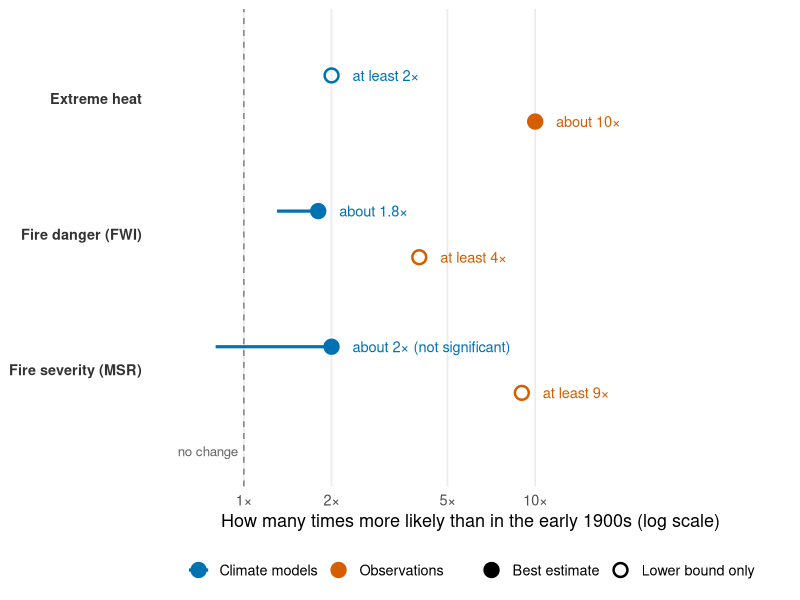

Reproduce this figure in R.
## ---- chunk 1
#| label: fig-pr
#| fig-cap: "Observations point to a larger rise in risk than climate models do, for each of three fire-related measures"
#| fig-alt: "Dot plot on a logarithmic axis showing how many times more likely an event as extreme as 2019/20 is, compared with the early 1900s. Extreme heat: models at least 2 times, observations about 10 times. Fire danger (FWI): models about 1.8 times, observations at least 4 times. Fire severity (MSR): models about 2 times with a range that includes no change, observations at least 9 times."
#| fig-width: 8
#| fig-height: 4.6

library(ggplot2)
library(dplyr)

# Values are the headline results reported in van Oldenborgh et al. (2021),
# Sections 3 and 5.5-5.7. They are summary figures from the paper,
# not raw data. 'lower' is the lower end of the 95% range where one is reported.
pr <- tibble::tribble(
  ~driver,               ~source,          ~estimate, ~lower, ~kind,              ~label,
  "Extreme heat",        "Climate models",       2,    NA,    "Lower bound only", "at least 2×",
  "Extreme heat",        "Observations",        10,    NA,    "Best estimate",    "about 10×",
  "Fire danger (FWI)",   "Climate models",     1.8,   1.3,    "Best estimate",    "about 1.8×",
  "Fire danger (FWI)",   "Observations",         4,    NA,    "Lower bound only", "at least 4×",
  "Fire severity (MSR)", "Climate models",       2,   0.8,    "Best estimate",    "about 2× (not significant)",
  "Fire severity (MSR)", "Observations",         9,    NA,    "Lower bound only", "at least 9×"
) |>
  mutate(
    driver = factor(driver, levels = c("Extreme heat", "Fire danger (FWI)", "Fire severity (MSR)")),
    y = (4 - as.numeric(driver)) + if_else(source == "Climate models", 0.17, -0.17)
  )

cols <- c("Climate models" = "#0072B2", "Observations" = "#D55E00")

ggplot(pr, aes(x = estimate, y = y, colour = source)) +
  geom_vline(xintercept = 1, linetype = "dashed", colour = "grey50") +
  geom_segment(
    data = filter(pr, !is.na(lower)),
    aes(x = lower, xend = estimate, yend = y),
    linewidth = 1.1
  ) +
  geom_point(aes(shape = kind), size = 3.8, stroke = 1.3) +
  geom_text(
    aes(x = estimate * 1.18, label = label),
    hjust = 0, size = 3.7, show.legend = FALSE
  ) +
  annotate(
    "text", x = 1, y = 0.4, label = "no change", hjust = 1.1,
    size = 3.4, colour = "grey40"
  ) +
  scale_x_log10(
    breaks = c(1, 2, 5, 10),
    labels = function(x) paste0(x, "×"),
    limits = c(0.6, 60)
  ) +
  scale_y_continuous(
    breaks = 3:1,
    labels = c("Extreme heat", "Fire danger (FWI)", "Fire severity (MSR)"),
    limits = c(0.3, 3.5)
  ) +
  scale_colour_manual(values = cols) +
  scale_shape_manual(values = c("Best estimate" = 19, "Lower bound only" = 1)) +
  labs(
    x = "How many times more likely than in the early 1900s (log scale)",
    y = NULL, colour = NULL, shape = NULL
  ) +
  guides(shape = guide_legend(order = 2), colour = guide_legend(order = 1)) +
  theme_minimal(base_size = 13) +
  theme(
    panel.grid.minor = element_blank(),
    panel.grid.major.y = element_blank(),
    legend.position = "bottom",
    axis.text.y = element_text(face = "bold", colour = "grey20")
  )
## ---- chunk 2
#| label: tbl-scorecard
#| tbl-cap: "What the study found for each measure, and how far to trust it"

scorecard <- tibble::tribble(
  ~Measure,              ~`What it captures`,                         ~`What the study found`,                                   ~`How far to trust it`,
  "Extreme heat",        "Hottest 7-day stretch of the year",         "A week as hot as December 2019 is at least 2× as likely as in the early 1900s", "Strong evidence of an increase; models probably understate its size",
  "Drought",             "Low rainfall, over the year and in the driest month of the fire season", "No detectable climate trend; natural climate patterns explain most of the 2019 shortfall", "Finding of no trend does not rule out a small one",
  "Fire danger (FWI)",   "Weather conditions that make fires start and spread", "At least 30% more likely in models; at least 4× in observations", "Direction is clear; observation-based size may be too high",
  "Fire severity (MSR)", "How hard a fire is to bring under control", "At least 9× in observations; about 2× in models, not significant", "Large gap between observations and models"
)

knitr::kable(scorecard, align = "llll")
